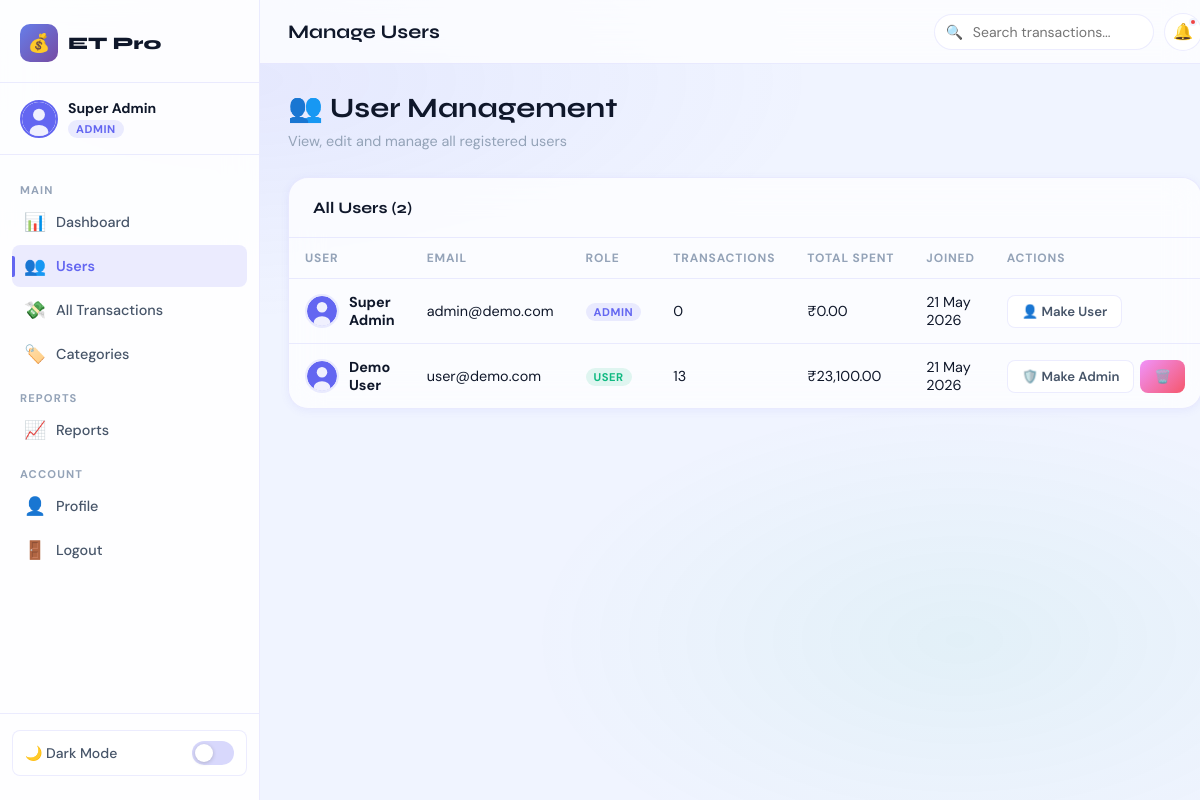
/users.php (signed in), run on the app's committed database.
### tables this page shows
CREATE TABLE IF NOT EXISTS users (
    id          INT AUTO_INCREMENT PRIMARY KEY,
    name        VARCHAR(100) NOT NULL,
    email       VARCHAR(150) NOT NULL UNIQUE,
    password    VARCHAR(255) NOT NULL,
    role        ENUM('admin','user') DEFAULT 'user',
    avatar      VARCHAR(255) DEFAULT NULL,
    currency    VARCHAR(10) DEFAULT 'INR',
    theme       ENUM('light','dark') DEFAULT 'light',
    monthly_budget DECIMAL(15,2) DEFAULT 0.00,
    created_at  TIMESTAMP DEFAULT CURRENT_TIMESTAMP,
    updated_at  TIMESTAMP DEFAULT CURRENT_TIMESTAMP ON UPDATE CURRENT_TIMESTAMP
);

### users.php (the view, shortened to what this page needs)
<?php
require_once '../includes/layout.php';
$db=getDB();
$users=$db->query("SELECT u.*,(SELECT COUNT(*) FROM transactions WHERE user_id=u.id) as tx_count, (SELECT COALESCE(SUM(amount),0) FROM transactions WHERE user_id=u.id AND type='expense') as total_exp FROM users u ORDER BY u.created_at DESC")->fetchAll();
pageHead('Manage Users');
renderHeader('Manage Users','users');
?>
<div class="page-content">
  <div class="page-header"><h2>👥 User Management</h2><p>View, edit and manage all registered users</p></div>
  <div class="card">
    <div class="card-header">
      <span class="card-title">All Users (<?=count($users)?>)</span>
    </div>
    <div class="card-body" style="padding:0">
      <div class="table-wrap">
        <table>
          <thead><tr><th>User</th><th>Email</th><th>Role</th><th>Transactions</th><th>Total Spent</th><th>Joined</th><th>Actions</th></tr></thead>
          <tbody>
          <?php foreach($users as $u): ?>
          <tr>
            <td>
              <div style="display:flex;align-items:center;gap:10px">
                <img src="../assets/uploads/<?=htmlspecialchars($u['avatar']??'default.png')?>" onerror="this.src='../assets/img/avatar.svg'"
                     style="width:34px;height:34px;border-radius:50%;object-fit:cover;border:2px solid var(--border)">
                <strong><?=htmlspecialchars($u['name'])?></strong>
              </div>
            </td>
            <td><?=htmlspecialchars($u['email'])?></td>
            <td><span class="role-badge role-<?=$u['role']?>"><?=ucfirst($u['role'])?></span></td>
            <td><?=$u['tx_count']?></td>
            <td>₹<?=number_format($u['total_exp'],2)?></td>
            <td><?=date('d M Y',strtotime($u['created_at']))?></td>
            <td>
              <div class="action-btns">
                <button onclick="toggleUserRole(<?=$u['id']?>,'<?=$u['role']?>')" class="btn btn-ghost btn-sm" title="Toggle Role">
                  <?=$u['role']==='admin'?'👤 Make User':'🛡️ Make Admin'?>
                </button>
                <?php if($u['id']!==$_SESSION['user_id']): ?>
                <button onclick="deleteUser(<?=$u['id']?>)" class="btn btn-danger btn-sm" title="Delete">🗑️</button>
                <?php endif; ?>
              </div>
            </td>
          </tr>
          <?php endforeach; ?>
          </tbody>
        </table>
      </div>
    </div>
  </div>
</div>
<?php renderFooter(); ?>
</body></html>

### layout.php (shortened to what this page needs)
<?php
function renderSidebar($active = 'dashboard') {
    $user    = $_SESSION;
    $isAdmin = isset($user['role']) && $user['role'] === 'admin';
    $base    = $isAdmin ? '../' : '../';
    ?>
<aside class="sidebar" id="sidebar">
    <div class="sidebar-logo">
        <div class="logo-icon">💰</div>
        <span>ET Pro</span>
    </div>
    <div class="sidebar-user">
        <img src="<?= $base ?>assets/uploads/<?= htmlspecialchars($user['avatar'] ?? 'default.png') ?>"
             onerror="this.src='<?= $base ?>assets/img/avatar.svg'"
             class="sidebar-avatar" alt="Avatar">
        <div class="sidebar-user-info">
            <strong><?= htmlspecialchars($user['name'] ?? ($user['user_name'] ?? 'User')) ?></strong>
            <span class="role-badge role-<?= $user['role'] ?? 'user' ?>"><?= ucfirst($user['role'] ?? 'user') ?></span>
        </div>
    </div>
    <nav class="sidebar-nav">
        <div class="sidebar-section-label">Main</div>
        <?php if ($isAdmin): ?>
        <a href="<?= $base ?>admin/dashboard.php"    class="nav-item <?= $active === 'dashboard'    ? 'active' : '' ?>"><span class="nav-icon">📊</span> Dashboard</a>
        <a href="<?= $base ?>admin/users.php"        class="nav-item <?= $active === 'users'        ? 'active' : '' ?>"><span class="nav-icon">👥</span> Users</a>
        <a href="<?= $base ?>admin/transactions.php" class="nav-item <?= $active === 'transactions' ? 'active' : '' ?>"><span class="nav-icon">💸</span> All Transactions</a>
        <a href="<?= $base ?>admin/categories.php"   class="nav-item <?= $active === 'categories'   ? 'active' : '' ?>"><span class="nav-icon">🏷️</span> Categories</a>
        <div class="sidebar-section-label">Reports</div>
        <a href="<?= $base ?>admin/reports.php"      class="nav-item <?= $active === 'reports'      ? 'active' : '' ?>"><span class="nav-icon">📈</span> Reports</a>
        <?php endif; ?>
        <div class="sidebar-section-label">Account</div>
        <a href="<?= $base ?>user/profile.php"       class="nav-item <?= $active === 'profile'      ? 'active' : '' ?>"><span class="nav-icon">👤</span> Profile</a>
        <a href="<?= $base ?>logout.php"             class="nav-item"><span class="nav-icon">🚪</span> Logout</a>
    </nav>
    <div class="sidebar-footer">
        <button class="theme-toggle" onclick="toggleTheme()">
            <span>🌙 Dark Mode</span>
            <div class="toggle-switch"></div>
        </button>
    </div>
</aside>
    <?php
}
function renderHeader($title = 'Dashboard', $active = 'dashboard') {
    renderSidebar($active);
    ?>
<div class="main-content">
    <header class="top-header">
        <div style="display:flex;align-items:center;gap:14px">
            <span class="header-title"><?= htmlspecialchars($title) ?></span>
        </div>
        <div class="header-actions">
            <div class="header-search">
                <span class="header-search-icon">🔍</span>
                <input type="text" id="filterSearch" placeholder="Search transactions..." oninput="onSearchInput()">
            </div>
            <div style="position:relative">
                <button class="notif-btn" id="notifBtn" onclick="toggleNotifPanel()" title="Notifications">
                    🔔 <span class="notif-dot"></span>
                </button>
            </div>
        </div>
    </header>
    <?php
}
function renderFooter() {
    ?>
</div>
    <?php
}
function pageHead($title = 'ExpenseTracker Pro') {
    $theme = isset($_COOKIE['et_theme']) && in_array($_COOKIE['et_theme'], ['light', 'dark'])
        ? $_COOKIE['et_theme']
        : 'light';
    ?>
<!DOCTYPE html>
<html lang="en" data-theme="<?= htmlspecialchars($theme) ?>">
<head>
<link rel="stylesheet" href="../assets/css/style.css">
</head>
<body>
<div class="app-layout">
    <?php
}
    ?>

### data on the page
users: name "Super Admin", role "ADMIN", email "admin@demo.com", tx_count "0", total_exp "0.00", created_at "21 May 2026", shows "👤 Make User"
users: name "Demo User", email "user@demo.com", role "USER", tx_count "13", total_exp "23,100.00", created_at "21 May 2026", shows "🛡️ Make Admin"

### other printed values
$title "Manage Users"
count($users) "2"
